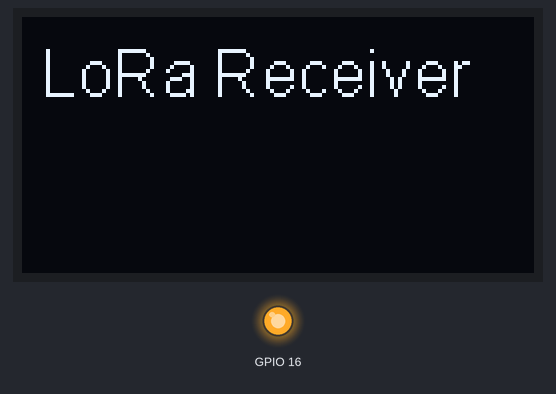
Bench run of a sketch on a simulated ESP32. Parts: 128×64 one-colour display, output pins drawn as LEDs (lit = HIGH). What the sketch prints to the serial monitor is not drawn.

Above: at 1.1 s.

The sketch:

ESP32_LoRa_receiver.ino
```cpp
//By Yixing Qie
#include <Wire.h>
#include "SSD1306.h" //screen library
#include <SPI.h>
#include <LoRa.h>

SSD1306 display(0x3c, 4, 15);

#define SS 18
#define RST 14
#define DI0 26

#define BAND 434500000.00
#define spreadingFactor 9 //bandwith spread
#define SignalBandwidth 31.25E3


void setup() {
  pinMode(16,OUTPUT);
  digitalWrite(16, LOW); // set GPIO16 low to reset OLED
  delay(50);
  digitalWrite(16, HIGH);

  display.init();
  display.flipScreenVertically();
  display.setFont(ArialMT_Plain_10);
  display.setTextAlignment(TEXT_ALIGN_LEFT);
  Serial.begin(115200);
  delay(1000);
  display.setFont(ArialMT_Plain_16);
  Serial.println("LoRa Receiver");
  display.drawString(5,5,"LoRa Receiver");
  display.display();
  SPI.begin(5,19,27,18); //configure oled
  LoRa.setPins(SS,RST,DI0); //configure esp32 lora
}

void loop() {
  int packetSize = LoRa.parsePacket();

    // read packets from other transmitter
    while (LoRa.available()) {
      char data = (char)LoRa.read();
    //  Serial.print(data); //print to serial monitor
      display.print(data);
      display.display(); //pushes to the screen
    }
  }
```
